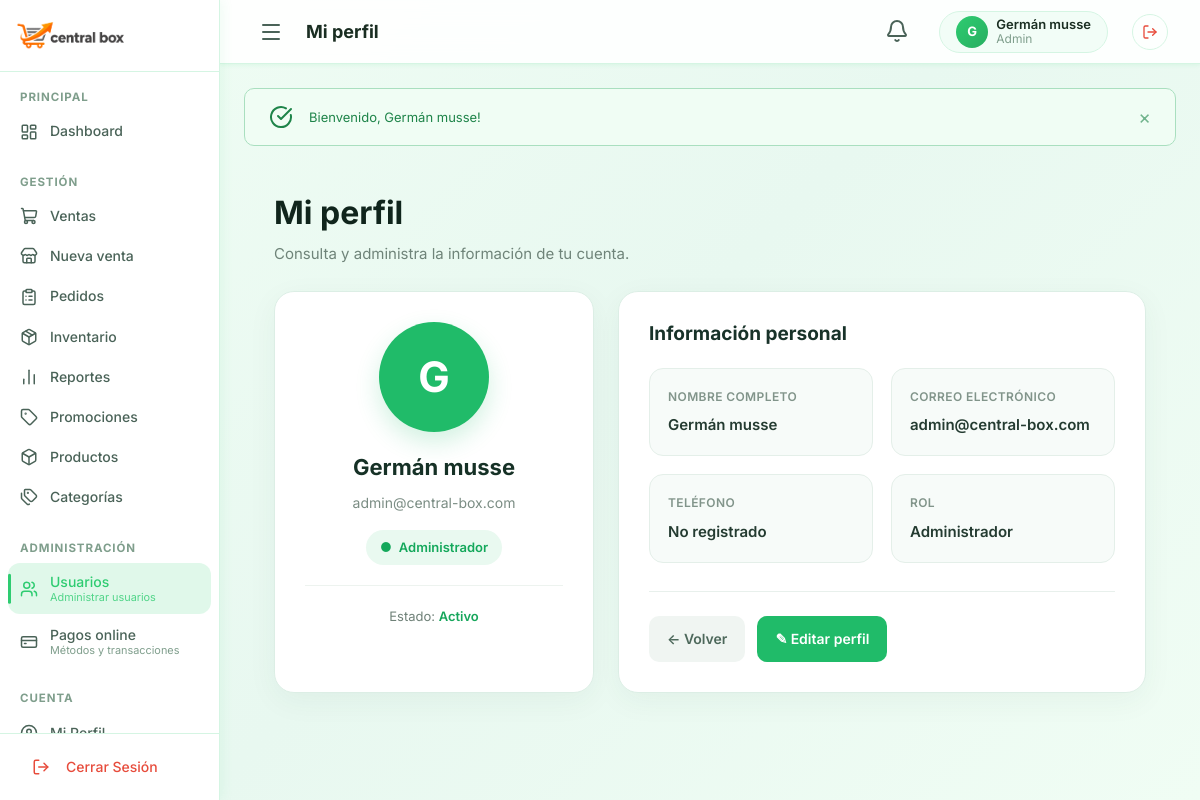
Page /public/index.php?controller=usuarios&action=perfil (signed in) on the committed database.
### tables this page shows
CREATE TABLE IF NOT EXISTS usuarios (
    id          INT UNSIGNED AUTO_INCREMENT PRIMARY KEY,
    nombre      VARCHAR(100)        NOT NULL,
    email       VARCHAR(150)        NOT NULL UNIQUE,
    password    VARCHAR(255)        NOT NULL,
    rol         ENUM('admin','vendedor','cliente') NOT NULL DEFAULT 'cliente',
    telefono    VARCHAR(20)         NULL,
    direccion   VARCHAR(200)        NULL,
    avatar      VARCHAR(255)        NULL,
    activo      TINYINT(1)          NOT NULL DEFAULT 1,
    created_at  DATETIME            NOT NULL DEFAULT CURRENT_TIMESTAMP,
    updated_at  DATETIME            NOT NULL DEFAULT CURRENT_TIMESTAMP ON UPDATE CURRENT_TIMESTAMP
);

### controllers/UsuariosController.php (called while the page is built, shortened)
<?php
require_once MODELS_PATH . '/Usuario.php';
class UsuariosController
{
    private Usuario $usuarioModel;
    public function __construct()
    {
        $this->usuarioModel = new Usuario();
    }
 public function perfil(): void
{
    $pageTitle = 'Mi perfil';
    $usuarioId = (int)($_SESSION['usuario_id'] ?? 0);
    $usuario = null;
    if ($usuarioId > 0) {
        $usuario = $this->usuarioModel->findById($usuarioId);
    }
    require_once VIEWS_PATH . '/Layouts/header.php';
    require_once VIEWS_PATH . '/compartido/perfil.php';
    require_once VIEWS_PATH . '/Layouts/footer.php';
    }
}

### public/index.php (called while the page is built, shortened)
<?php
require_once __DIR__ . '/../config/config.php';
require_once __DIR__ . '/../config/database.php';
$actionName     = $_GET['action']     ?? 'index';
$controller = new $controllerClass();
$controller->$actionName();

### config/config.php (called while the page is built, shortened)
<?php
function isLoggedIn(): bool
{
    return isset($_SESSION['usuario_id']);
}
function getUser(): ?array
{
    return [
        'id'     => $_SESSION['usuario_id'],
        'nombre' => $_SESSION['usuario_nombre'],
        'email'  => $_SESSION['usuario_email'],
        'rol'    => $_SESSION['usuario_rol'],
        'avatar' => $_SESSION['usuario_avatar'] ?? null,
    ];
}
function getFlash(string $type): ?string
{
    $key = 'flash_' . $type;
    if (isset($_SESSION[$key])) {
        $msg = $_SESSION[$key];
        return $msg;
    }
    return null;
}
function e(?string $value): string
{
    return htmlspecialchars($value ?? '', ENT_QUOTES, 'UTF-8');
}

### models/Usuario.php (called while the page is built, shortened)
<?php
require_once __DIR__ . '/../config/database.php';
class Usuario
{
    private PDO $db;
    public function __construct()
    {
        $this->db = Database::getInstance()->getConnection();
    }
    public function findById(int $id): ?array
{
    $sql = "SELECT id, nombre, email, telefono, avatar, rol, activo
            FROM usuarios
            WHERE id = :id
            LIMIT 1";
    $stmt = $this->db->prepare($sql);
    $stmt->execute([
        ':id' => $id
    ]);
    $usuario = $stmt->fetch(PDO::FETCH_ASSOC);
    return $usuario ?: null;
}
}

### config/database.php (called while the page is built, shortened)
<?php
class Database
{
    private static ?Database $instance = null;
    private PDO $connection;
    private static string $host = '127.0.0.1';
    private static string $port = '3306';
    private static string $dbname = 'central_box';
    private static string $username = 'root';
    private static string $password = '';
    private static string $charset = 'utf8mb4';
    private function __construct()
    {
        try {
            $dsn = "mysql:host=" . self::$host . ";port=" . self::$port . ";dbname=" . self::$dbname . ";charset=" . self::$charset;
            $options = [
                PDO::ATTR_ERRMODE            => PDO::ERRMODE_EXCEPTION,
                PDO::ATTR_DEFAULT_FETCH_MODE => PDO::FETCH_ASSOC,
                PDO::ATTR_EMULATE_PREPARES   => false,
                PDO::MYSQL_ATTR_INIT_COMMAND => "SET NAMES " . self::$charset,
            ];
            $this->connection = new PDO($dsn, self::$username, self::$password, $options);
        } catch (PDOException $e) {
            die("Error de conexión a la base de datos: " . $e->getMessage());
        }
    }
    public static function getInstance(): self
    {
        if (self::$instance === null) {
            self::$instance = new self();
        }
        return self::$instance;
    }
    public function getConnection(): PDO
    {
        return $this->connection;
    }
}

### views/compartido/perfil.php (the view, shortened to what this page needs)
<?php
$nombre = $usuario['nombre'] ?? 'Usuario';
$email = $usuario['email'] ?? 'No disponible';
$telefono = $usuario['telefono'] ?? 'No registrado';
$rol = $usuario['rol'] ?? 'Usuario';
$activo = isset($usuario['activo']) ? (int)$usuario['activo'] : 1;
$inicial = strtoupper(substr(trim($nombre), 0, 1));
$avatar = $usuario['avatar'] ?? '';
$rolMostrar = match ($rol) {
    'admin' => 'Administrador',
    'vendedor' => 'Vendedor',
    default => ucfirst($rol)
};
$perfilReturnUrl = $perfilReturnUrl ?? BASE_URL . '/index.php?controller=dashboard&action=index';
$perfilEditUrl = $perfilEditUrl ?? '#';
?>
<div class="perfil-container">
    <div class="perfil-header">
        <h1>Mi perfil</h1>
        <p>Consulta y administra la información de tu cuenta.</p>
    </div>
    <div class="perfil-grid">
        <div class="perfil-card perfil-resumen">
            <div class="perfil-avatar">
                <?php if ($avatar): ?>
                    <img src="<?= IMG_URL ?>/empleados/<?= e($avatar) ?>" alt="Foto de <?= e($nombre) ?>">
                <?php else: ?>
                    <?= htmlspecialchars($inicial) ?>
                <?php endif; ?>
            </div>
            <div class="perfil-nombre">
                <?= htmlspecialchars($nombre) ?>
            </div>
            <div class="perfil-email">
                <?= htmlspecialchars($email) ?>
            </div>
            <div class="perfil-rol">
                <span>●</span>
                <?= htmlspecialchars($rolMostrar) ?>
            </div>
            <div class="perfil-estado">
                Estado:
                <?php if ($activo): ?>
                    <span class="estado-activo">Activo</span>
                <?php else: ?>
                    <span class="estado-inactivo">Inactivo</span>
                <?php endif; ?>
            </div>
        </div>
        <div class="perfil-card perfil-datos">
            <h2 class="perfil-seccion-titulo">
                Información personal
            </h2>
            <div class="perfil-info-grid">
                <div class="perfil-info">
                    <span class="perfil-info-label">
                        Nombre completo
                    </span>
                    <div class="perfil-info-value">
                        <?= htmlspecialchars($nombre) ?>
                    </div>
                </div>
                <div class="perfil-info">
                    <span class="perfil-info-label">
                        Correo electrónico
                    </span>
                    <div class="perfil-info-value">
                        <?= htmlspecialchars($email) ?>
                    </div>
                </div>
                <div class="perfil-info">
                    <span class="perfil-info-label">
                        Teléfono
                    </span>
                    <div class="perfil-info-value">
                        <?= htmlspecialchars($telefono) ?>
                    </div>
                </div>
                <div class="perfil-info">
                    <span class="perfil-info-label">
                        Rol
                    </span>
                    <div class="perfil-info-value">
                        <?= htmlspecialchars($rolMostrar) ?>
                    </div>
                </div>
            </div>
            <div class="perfil-acciones">
                <a
                    href="<?= e($perfilReturnUrl) ?>"
                    class="btn-perfil btn-volver"
                >
                    ← Volver
                </a>
                <a
                    href="<?= e($perfilEditUrl) ?>"
                    class="btn-perfil btn-editar"
                >
                    ✎ Editar perfil
                </a>
            </div>
        </div>
    </div>
</div>

### views/Layouts/header.php (shortened to what this page needs)
<?php
$pageTitle = $pageTitle ?? 'Dashboard';
?>
<!DOCTYPE html>
<html lang="es">
<head>
    <link rel="stylesheet" href="<?= STYLES_URL ?>/main.css">
    <link rel="stylesheet" href="<?= STYLES_URL ?>/components.css">
</head>
<body>
<div class="app-layout">
    <?php require_once VIEWS_PATH . '/Layouts/sidebar.php'; ?>
    <div class="app-main" id="appMain">
        <header class="app-header" id="appHeader">
            <div class="header-left">
                <button class="sidebar-toggle" id="sidebarToggle" title="Toggle sidebar">
                    <i data-lucide="menu"></i>
                </button>
                <h1 class="page-title"><?= e($pageTitle) ?></h1>
            </div>
            <div class="header-right">
                <?php if ($user && $user['rol'] === 'admin'): ?>
                    <div class="stock-notification" id="stockNotification">
                        <button type="button" class="btn btn-ghost btn-icon stock-notification-button"
                                id="stockNotificationButton" aria-label="Alertas de inventario"
                                aria-expanded="false" aria-controls="stockNotificationPanel">
                            <i data-lucide="bell"></i>
                        </button>
                    </div>
                <?php endif; ?>
                <a href="<?= BASE_URL ?>/index.php?controller=usuarios&action=perfil" class="header-user" title="Mi Perfil">
                    <div class="header-user-avatar">
                        <?= strtoupper(substr($user['nombre'] ?? 'U', 0, 1)) ?>
                    </div>
                    <div class="header-user-info">
                        <span class="header-user-name"><?= e($user['nombre'] ?? 'Usuario') ?></span>
                        <span class="header-user-role"><?= e($user['rol'] ?? '') ?></span>
                    </div>
                </a>
                <a href="<?= BASE_URL ?>/index.php?controller=auth&action=logout" class="btn-logout-header" id="btnLogout" title="Cerrar Sesión">
                    <i data-lucide="log-out"></i>
                </a>
            </div>
        </header>
        <main class="app-content">
            <?php
            $flashSuccess = getFlash('success');
            ?>
            <?php if ($flashSuccess): ?>
                <div class="alert alert-success animate-fade-in">
                    <i data-lucide="check-circle"></i>
                    <span><?= e($flashSuccess) ?></span>
                    <button class="alert-close" onclick="this.parentElement.remove()">×</button>
                </div>
            <?php endif; ?>

### Styles/components.css (style rules this page uses)
.btn { display: inline-flex; align-items: center; justify-content: center; gap: var(--space-sm); padding: 10px 20px; border-radius: var(--radius-md); font-size: var(--font-size-sm); font-weight: 600; cursor: pointer; transition: all var(--transition-fast); white-space: nowrap; border: 1px solid transparent; line-height: 1.4; }
.btn-ghost { background: transparent; color: var(--color-text-secondary); }
.btn-icon { width: 36px; height: 36px; padding: 0; border-radius: var(--radius-md); }
.alert { display: flex; align-items: center; gap: var(--space-md); padding: var(--space-md) var(--space-lg); border-radius: var(--radius-md); font-size: var(--font-size-sm); margin-bottom: var(--space-md); animation: fadeIn 0.3s ease-out; border: 1px solid; }
.alert-success { background: #f0fdf4; border-color: #a9dfbf; color: #1e8449; }
.alert-close { margin-left: auto; cursor: pointer; opacity: 0.6; transition: opacity var(--transition-fast); background: none; border: none; color: inherit; font-size: 1.2rem; }

### views/compartido/perfil.php (style rules this page uses)
.perfil-container { padding: 30px; max-width: 1100px; margin: 0 auto; }
.perfil-header { margin-bottom: 25px; }
.perfil-header h1 { margin: 0 0 8px; font-size: 32px; font-weight: 700; color: #10251c; }
.perfil-header p { margin: 0; font-size: 15px; color: #6f8479; }
.perfil-grid { display: grid; grid-template-columns: 320px 1fr; gap: 24px; }
.perfil-card { background: #ffffff; border: 1px solid #dceee5; border-radius: 20px; box-shadow: 0 8px 30px rgba(30, 80, 55, 0.05); }
.perfil-resumen { padding: 30px; text-align: center; }
.perfil-avatar { width: 110px; height: 110px; margin: 0 auto 18px; border-radius: 50%; background: #20bb69; color: white; display: flex; align-items: center; justify-content: center; font-size: 42px; font-weight: 700; box-shadow: 0 10px 25px rgba(32, 187, 105, 0.20); }
.perfil-nombre { font-size: 22px; font-weight: 700; color: #163126; margin-bottom: 7px; }
.perfil-email { font-size: 14px; color: #7b8d84; word-break: break-word; }
.perfil-rol { display: inline-flex; align-items: center; gap: 7px; margin-top: 16px; padding: 7px 14px; border-radius: 30px; background: #e9f9f0; color: #14a85b; font-size: 13px; font-weight: 600; }
.perfil-estado { margin-top: 20px; padding-top: 20px; border-top: 1px solid #edf3ef; font-size: 13px; color: #6f8178; }
.estado-activo { color: #16a65b; font-weight: 600; }
.perfil-datos { padding: 30px; }
.perfil-seccion-titulo { margin: 0 0 22px; font-size: 19px; font-weight: 700; color: #183229; }
.perfil-info-grid { display: grid; grid-template-columns: 1fr 1fr; gap: 18px; }
.perfil-info { padding: 18px; border-radius: 14px; background: #f7fbf9; border: 1px solid #e4efe9; }
.perfil-info-label { display: block; margin-bottom: 7px; font-size: 12px; font-weight: 600; text-transform: uppercase; letter-spacing: .4px; color: #81948a; }
.perfil-info-value { font-size: 15px; font-weight: 600; color: #243b31; }
.perfil-acciones { display: flex; gap: 12px; margin-top: 28px; padding-top: 24px; border-top: 1px solid #e8f0ec; }
.btn-perfil { display: inline-flex; align-items: center; justify-content: center; gap: 8px; padding: 12px 18px; border-radius: 10px; text-decoration: none; font-size: 14px; font-weight: 600; transition: .2s ease; cursor: pointer; }
.btn-editar { background: #20bb69; color: #fff; }
.btn-volver { background: #f0f5f2; color: #4d685b; }

### rows in the picture
usuarios: nombre "G", nombre "Germán musse", rol "Admin", email "admin@central-box.com", rol "Administrador", telefono "No registrado"

### other values in the picture
$pageTitle "Mi perfil"
$flashSuccess "Bienvenido, Germán musse!"
